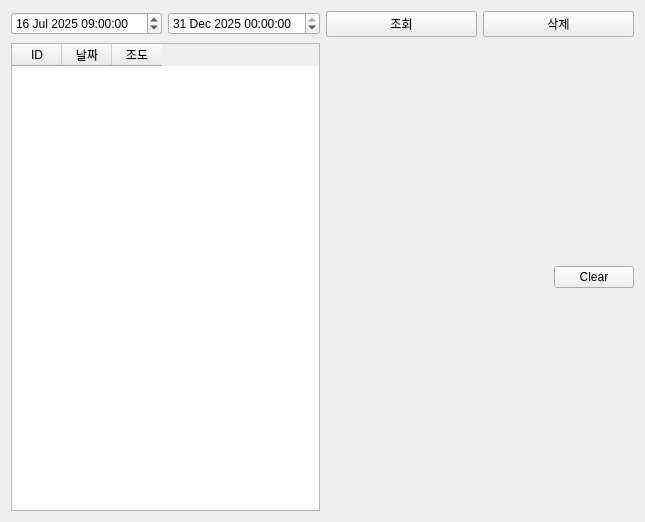
<?xml version="1.0" encoding="UTF-8"?>
<ui version="4.0">
 <class>Tab3sqlite</class>
 <widget class="QWidget" name="Tab3sqlite">
  <property name="geometry">
   <rect>
    <x>0</x>
    <y>0</y>
    <width>645</width>
    <height>522</height>
   </rect>
  </property>
  <property name="windowTitle">
   <string>Form</string>
  </property>
  <layout class="QVBoxLayout" name="verticalLayout_2">
   <item>
    <layout class="QHBoxLayout" name="horizontalLayout">
     <item>
      <widget class="QDateTimeEdit" name="pDateTimeEditFrom">
       <property name="date">
        <date>
         <year>2025</year>
         <month>7</month>
         <day>16</day>
        </date>
       </property>
       <property name="time">
        <time>
         <hour>9</hour>
         <minute>0</minute>
         <second>0</second>
        </time>
       </property>
      </widget>
     </item>
     <item>
      <widget class="QDateTimeEdit" name="pDateTimeEditTo">
       <property name="dateTime">
        <datetime>
         <hour>0</hour>
         <minute>0</minute>
         <second>0</second>
         <year>2025</year>
         <month>12</month>
         <day>31</day>
        </datetime>
       </property>
      </widget>
     </item>
     <item>
      <widget class="QPushButton" name="pPBsearchDB">
       <property name="text">
        <string>조회</string>
       </property>
      </widget>
     </item>
     <item>
      <widget class="QPushButton" name="pPBdeleteDB">
       <property name="text">
        <string>삭제</string>
       </property>
      </widget>
     </item>
    </layout>
   </item>
   <item>
    <layout class="QHBoxLayout" name="horizontalLayout_2" stretch="1,1">
     <item>
      <widget class="QTableWidget" name="pTBsensor">
       <attribute name="horizontalHeaderDefaultSectionSize">
        <number>50</number>
       </attribute>
       <column>
        <property name="text">
         <string>ID</string>
        </property>
       </column>
       <column>
        <property name="text">
         <string>날짜</string>
        </property>
       </column>
       <column>
        <property name="text">
         <string>조도</string>
        </property>
       </column>
      </widget>
     </item>
     <item>
      <layout class="QVBoxLayout" name="verticalLayout" stretch="0,9">
       <item>
        <layout class="QHBoxLayout" name="horizontalLayout_3" stretch="9,1">
         <item>
          <spacer name="horizontalSpacer">
           <property name="orientation">
            <enum>Qt::Orientation::Horizontal</enum>
           </property>
           <property name="sizeHint" stdset="0">
            <size>
             <width>40</width>
             <height>20</height>
            </size>
           </property>
          </spacer>
         </item>
         <item>
          <widget class="QPushButton" name="pPBClearChart">
           <property name="text">
            <string>Clear</string>
           </property>
          </widget>
         </item>
        </layout>
       </item>
       <item>
        <layout class="QVBoxLayout" name="pChartViewLayout"/>
       </item>
      </layout>
     </item>
    </layout>
   </item>
  </layout>
 </widget>
 <resources/>
 <connections/>
</ui>
